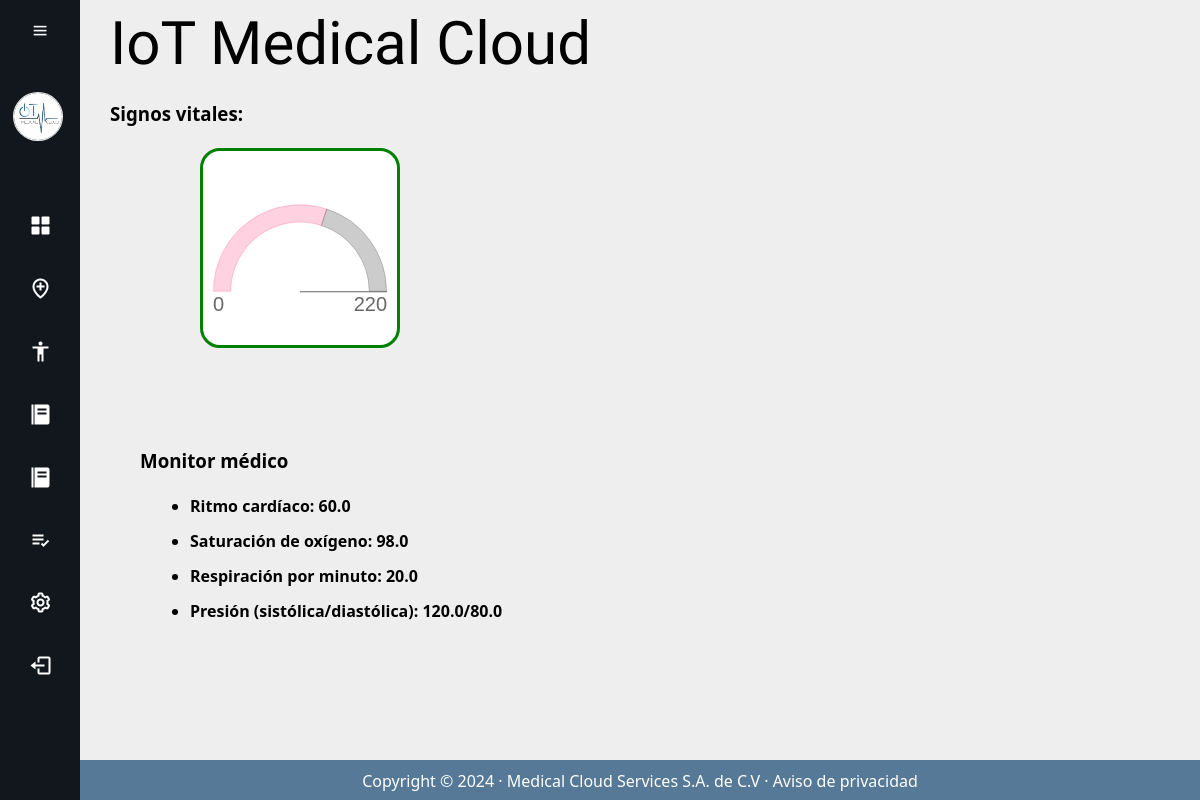
Before: /dashboard/ with the older database file.
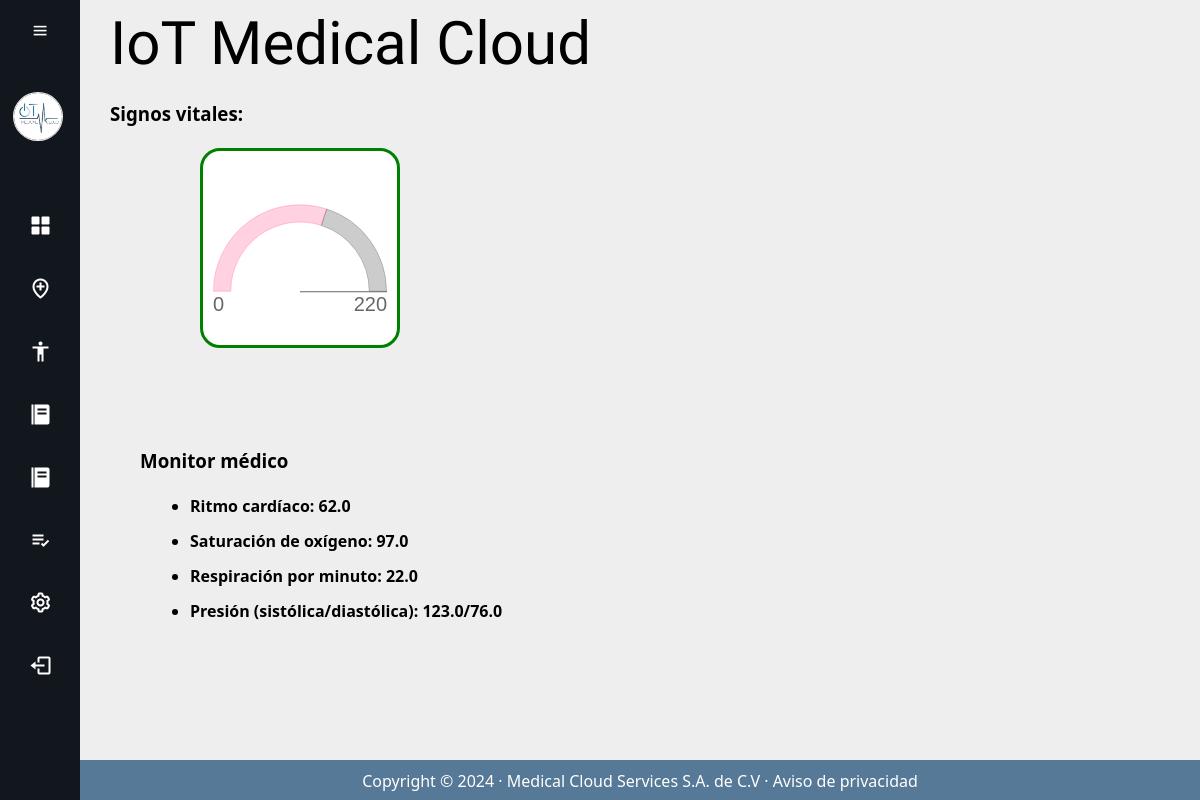
After: the same page with the newer database file.
### api_endpoint/models.py (models this page shows, shortened)
class MedicalMonitor(models.Model):
    nombre = models.CharField(max_length=40, verbose_name='Nombre')
    heart_rate = models.FloatField(verbose_name='Ritmo cardiaco')
    spo2 = models.FloatField(verbose_name='Saturación de oxígeno')
    respiracion = models.FloatField(verbose_name='Respiraciones por minuto')
    presion_sistolica = models.FloatField(verbose_name='Presión sistólica')
    presion_diastolica = models.FloatField(verbose_name='Presión diastolica')
    created = models.DateTimeField(auto_now_add=True, verbose_name="Fecha de creación")
    updated = models.DateTimeField(auto_now=True, verbose_name="Ultima modificación")
    class Meta:
        verbose_name = "Signos vitales"
        verbose_name_plural = "Signos vitales"
        ordering = ["-created"]  # puting a '-' indicates to go from newer to older

### dashboard/views.py (the view)
# urls.py: path('dashboard/', views.dashboard, name='Dashboard'),
def dashboard(request):
    signos = MedicalMonitor.objects.first()
    return render(request, "dashboard/gauge_chart.html", {"signos": signos})

### dashboard/templates/dashboard/gauge_chart.html (shortened to what this page needs)
{% extends 'dashboard/dashboard.html' %}
{% load static %}
{% block gauge %}
<head>
  </head>
  <body>
      <div class="chartBox">
        <canvas id="myChart"></canvas>
      </div>
    <script>
    // setup
    const data = {
      labels: ['Mon', 'Tue'],
      datasets: [{
        label: 'Weekly Sales',
        data: [18, 12],
        backgroundColor: [
          'rgba(255, 26, 104, 0.2)',
          'rgba(0, 0, 0, 0.2)'
        ],
        borderColor: [
          'rgba(255, 26, 104, 0.2)',
          'rgba(0, 0, 0, 0.2)'
        ],
        borderWidth: 1,
        cutout: '80%',
        circumference: 180,
        rotation: 270,
      }]
    };
    // gaugeChartText
    const gaugeChartText = {
        id: 'gaugeChartText',
        afterDatasetsDraw(chart, agrs, pluginOptions) {
            const { ctx, data, chartArea: {top, bottom, left, right, width, height}, scales: {r} } = chart;
            ctx.save();
            const xCoor = chart.getDatasetMeta(0).data[0].x;
            const yCoor = chart.getDatasetMeta(0).data[0].y;
            ctx.fillRect(xCoor, yCoor, 400, 1);
            ctx.font = '20px sans-serif';
            ctx.fillStyle = '#666';
            ctx.textBaseLine = 'top';
            ctx.textAlign = 'left';
            ctx.fillText('0', left, yCoor + 20);
            ctx.textAlign = 'right';
            ctx.fillText('220', right, yCoor + 20);
        }
    }
    // config
    const config = {
      type: 'doughnut',
      data,
      options: {
        aspectRatio: 1,
        plugins: {
            legend: {
                display: false
            },
            tooltip: {
                enabled: false
            }
        }
      },
      plugins: [gaugeChartText]
    };
    // render init block
    const myChart = new Chart(
      document.getElementById('myChart'),
      config
    );
    // Instantly assign Chart.js version
    const chartVersion = document.getElementById('chartVersion');
    chartVersion.innerText = Chart.version;
    </script>
  </body>
{% endblock %}

### dashboard/templates/dashboard/dashboard.html (shortened to what this page needs)
{% extends 'iot_temp/Main_script.html' %}
{% load static %}
    {% block style %}
    <link rel="stylesheet" href="{% static 'dashboard/css/StylesDashboard.css' %}">
    {% endblock %}
{% block content %}
    <h3> Signos vitales: </h3>
    <br>
        <div class="container">
            <div class="row my-4">
                <div class="mx-auto">
                    <div id="chart" class="chart">
                        {% block gauge %}
                        {% endblock %}
                    </div>
                    <div id="Signos_vitales" class="Signos_vitales">
                        <div id="col_monitor">
                            <h3> Monitor médico </h3><br>
                            <div class="list_signos">
                                <ul>
                                    <li>
                                        <h4> Ritmo cardíaco: {{signos.heart_rate}} </h4>
                                    </li>
                                    <li>
                                        <h4> Saturación de oxígeno: {{signos.spo2}} </h4>
                                    </li>
                                    <li>
                                        <h4> Respiración por minuto: {{signos.respiracion}} </h4>
                                    </li>
                                    <li>
                                        <h4> Presión (sistólica/diastólica): {{signos.presion_sistolica}}/{{signos.presion_diastolica}} </h4>
                                    </li>
                                </ul>
                            </div>
                        </div>
                    </div>
                </div>
            </div>
        </div>
{% endblock %}

Changed rows visible on the page:
no longer on this page (row unchanged): MedicalMonitor: heart_rate "60.0", spo2 "98.0", respiracion "20.0", presion_sistolica "120.0", presion_diastolica "80.0"
added MedicalMonitor: heart_rate "62.0", spo2 "97.0", respiracion "22.0", presion_sistolica "123.0", presion_diastolica "76.0"
